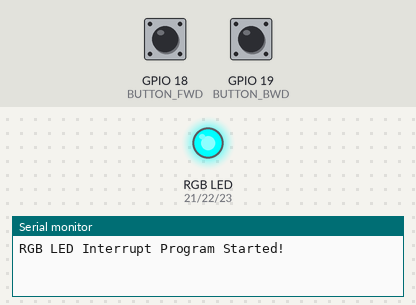
The sketch below on a simulated ESP32. Shown: an RGB LED mixed from three pins (HIGH = lit), the last lines printed to the serial monitor. Inputs (shaded band) come from the test bench; at power-on: GPIO 18 (BUTTON_FWD) HIGH, GPIO 19 (BUTTON_BWD) HIGH.

Above: at 1.7 s.
1.8 s: GPIO 18 (BUTTON_FWD) pulled LOW for 0.15 s
At 2.1 s:
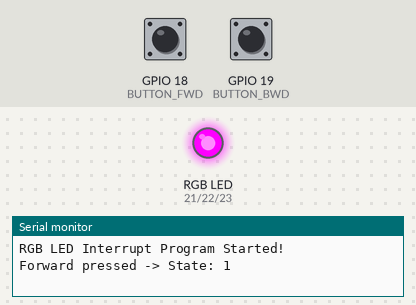
3.4 s: GPIO 18 (BUTTON_FWD) pulled LOW for 1 s
At 4.5 s:
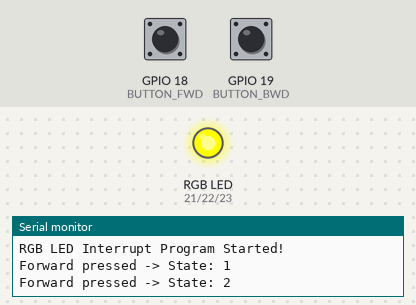
5.9 s: GPIO 18 (BUTTON_FWD) pulled LOW for 0.15 s
At 6.4 s:
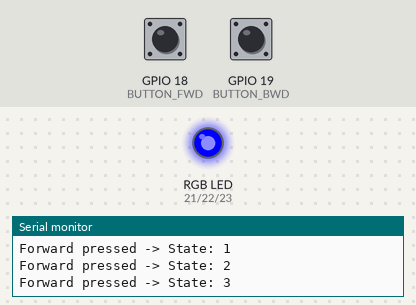
7.5 s: GPIO 19 (BUTTON_BWD) pulled LOW for 0.15 s
At 8.7 s:
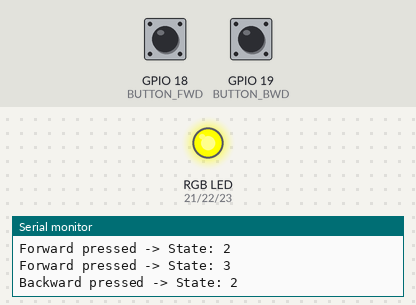
9.1 s: GPIO 19 (BUTTON_BWD) pulled LOW for 1 s
At 10.0 s:
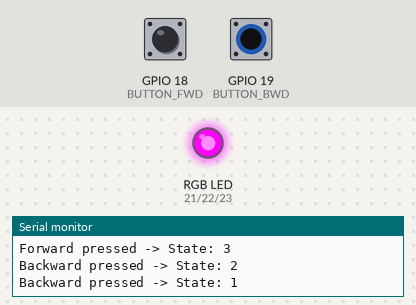
11.6 s: GPIO 19 (BUTTON_BWD) pulled LOW for 3.2 s
At 12.0 s:
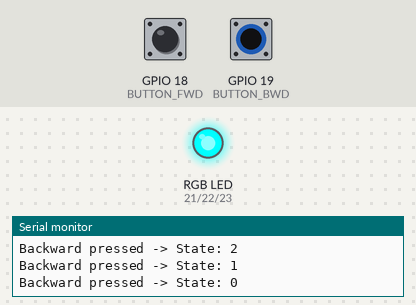
Timing chart, 0 to 14.6 s (numbered marks = the images above; inputs shaded):
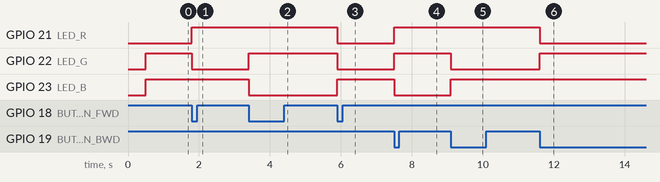

The sketch:

ExampleRGBLED.ino
```cpp
#include <Arduino.h>

// ==== CONFIGURATION ====
// Set to true if your RGB LED is COMMON ANODE
#define COMMON_ANODE true

// Pin definitions
#define BUTTON_FWD 18
#define BUTTON_BWD 19
#define LED_R 21
#define LED_G 22
#define LED_B 23

// ==== State Variables ====
volatile int colorState = 0;      // 0=R, 1=G, 2=B, 3=Y
volatile bool forwardPressed = false;
volatile bool backwardPressed = false;

// For software debounce
volatile unsigned long lastFwdPress = 0;
volatile unsigned long lastBwdPress = 0;
const unsigned long debounceDelay = 200;  // ms

// ==== Interrupt Service Routines ====
void IRAM_ATTR isrForward() {
  unsigned long now = millis();
  if (now - lastFwdPress > debounceDelay) {
    forwardPressed = true;
    lastFwdPress = now;
  }
}

void IRAM_ATTR isrBackward() {
  unsigned long now = millis();
  if (now - lastBwdPress > debounceDelay) {
    backwardPressed = true;
    lastBwdPress = now;
  }
}

// ==== Helper Function ====
void showColor(int state) {
  bool R, G, B;
  switch (state) {
    case 0: R = 1; G = 0; B = 0; break;  // Red
    case 1: R = 0; G = 1; B = 0; break;  // Green
    case 2: R = 0; G = 0; B = 1; break;  // Blue
    case 3: R = 1; G = 1; B = 0; break;  // Yellow
  }

  if (COMMON_ANODE) {
    // invert signals for common anode
    digitalWrite(LED_R, !R);
    digitalWrite(LED_G, !G);
    digitalWrite(LED_B, !B);
  } else {
    digitalWrite(LED_R, R);
    digitalWrite(LED_G, G);
    digitalWrite(LED_B, B);
  }
}

// ==== Setup ====
void setup() {
  Serial.begin(115200);
  delay(500);
  Serial.println("RGB LED Interrupt Program Started!");

  pinMode(BUTTON_FWD, INPUT_PULLUP);
  pinMode(BUTTON_BWD, INPUT_PULLUP);
  attachInterrupt(BUTTON_FWD, isrForward, FALLING);
  attachInterrupt(BUTTON_BWD, isrBackward, FALLING);

  pinMode(LED_R, OUTPUT);
  pinMode(LED_G, OUTPUT);
  pinMode(LED_B, OUTPUT);

  showColor(colorState);
}

// ==== Main Loop ====
void loop() {
  if (forwardPressed) {
    forwardPressed = false;
    colorState = (colorState + 1) % 4;
    showColor(colorState);
    Serial.printf("Forward pressed -> State: %d\n", colorState);
  }

  if (backwardPressed) {
    backwardPressed = false;
    colorState = (colorState - 1 + 4) % 4;
    showColor(colorState);
    Serial.printf("Backward pressed -> State: %d\n", colorState);
  }
}
```

Measured:
- after the input at 1.8 s, GPIO 21 (LED_R): LOW → HIGH at once; GPIO 22 (LED_G): HIGH → LOW at once
- after the input at 3.4 s, GPIO 22 (LED_G): LOW → HIGH at once; GPIO 23 (LED_B): HIGH → LOW at once
- after the input at 5.9 s, GPIO 21 (LED_R), GPIO 22 (LED_G): HIGH → LOW at once; GPIO 23 (LED_B): LOW → HIGH at once
- after the input at 7.5 s, GPIO 21 (LED_R), GPIO 22 (LED_G): LOW → HIGH at once; GPIO 23 (LED_B): HIGH → LOW at once
- after the input at 9.1 s, GPIO 22 (LED_G): HIGH → LOW at once; GPIO 23 (LED_B): LOW → HIGH at once
- after the input at 11.6 s, GPIO 21 (LED_R): HIGH → LOW at once; GPIO 22 (LED_G): LOW → HIGH at once
